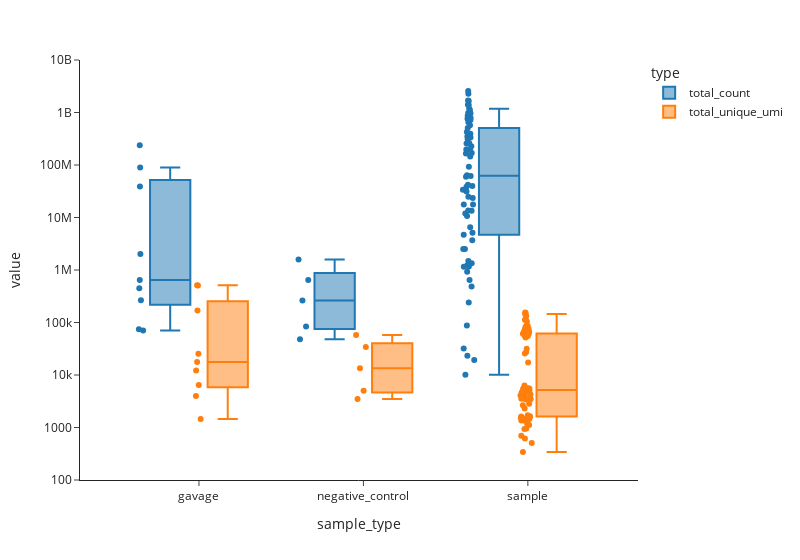

Here is the notebook cell this chart was saved with:
### Code cell
fig = px.box(df_gavage_gpd,
             x = 'sample_type',
             y = 'value',
             color = 'type',
             hover_data = ['sample'],
             template = 'simple_white',
             points = 'all',
             log_y = True,
             width = 800
             )
fig.update_yaxes(range = [2, 10])
fig.show()

### Figure 1 — Plotly figure (JSON) as saved in the notebook; plotly's stock layout.template omitted (floating-point values rounded to 4 significant figures)
{"data": [{"alignmentgroup": "True", "boxpoints": "all", "customdata": [["s1_gavage-DNA"], ["s2_gavage-DNA"], ["s3_gavage-DNA"], ["s4_gavage-DNA"], ["s5_gavage-DNA"], ["s6_gavage-DNA"], ["s7_gavage-DNA"], ["s8_gavage-DNA"], ["s9_gavage-DNA"], ["NTC_H3_NTC"], ["WATER_B3_WATER"], ["WATER_C6_WATER"], ["WATER_D2_WATER"], ["WATER_F9_WATER"], ["s100_SI-DNA"], ["s101_SI-DNA"], ["s102_SI-DNA"], ["s103_SI-DNA"], ["s104_SI-DNA"], ["s105_SI-DNA"], ["s106_SI-DNA"], ["s107_SI-DNA"], ["s108_SI-DNA"], ["s109_Cecum-DNA"], ["s110_Cecum-DNA"], ["s111_Cecum-DNA"], ["s112_Cecum-DNA"], ["s113_Cecum-DNA"], ["s114_Cecum-DNA"], ["s115_Cecum-DNA"], ["s116_Cecum-DNA"], ["s117_Cecum-DNA"], ["s118_Cecum-DNA"], ["s119_Pr.-Colon-DNA"], ["s120_Pr.-Colon-DNA"], ["s121_Pr.-Colon-DNA"], ["s122_Pr.-Colon-DNA"], ["s123_Pr.-Colon-DNA"], ["s124_Pr.-Colon-DNA"], ["s125_Pr.-Colon-DNA"], ["s126_Pr.-Colon-DNA"], ["s127_Pr.-Colon-DNA"], ["s128_Pr.-Colon-DNA"], ["s19_stool-DNA"], ["s20_stool-DNA"], ["s21_stool-DNA"], ["s22_stool-DNA"], ["s23_stool-DNA"], ["s24_stool-DNA"], ["s25_stool-DNA"], ["s26_stool-DNA"], ["s27_stool-DNA"], ["s28_stool-DNA"], ["s29_stool-DNA"], ["s30_stool-DNA"], ["s31_stool-DNA"], ["s32_stool-DNA"], ["s33_stool-DNA"], ["s34_stool-DNA"], ["s35_stool-DNA"], ["s36_stool-DNA"], ["s37_stool-DNA"], ["s38_stool-DNA"], ["s39_stool-DNA"], ["s40_stool-DNA"], ["s41_stool-DNA"], ["s42_stool-DNA"], ["s43_stool-DNA"], ["s44_stool-DNA"], ["s45_stool-DNA"], ["s46_stool-DNA"], ["s47_stool-DNA"], ["s48_stool-DNA"], ["s49_stool-DNA"], ["s50_stool-DNA"], ["s51_stool-DNA"], ["s52_stool-DNA"], ["s53_stool-DNA"], ["s54_stool-DNA"], ["s55_stool-DNA"], ["s56_stool-DNA"], ["s57_stool-DNA"], ["s58_stool-DNA"], ["s99_SI-DNA"]], "hovertemplate": "type=total_count<br>sample_type=%{x}<br>value=%{y}<br>sample=%{customdata[0]}<extra></extra>", "legendgroup": "total_count", "marker": {"color": "#1F77B4"}, "name": "total_count", "notched": false, "offsetgroup": "total_count", "orientation": "v", "showlegend": true, "type": "box", "x": ["gavage", "gavage", "gavage", "gavage", "gavage", "gavage", "gavage", "gavage", "gavage", "negative_control", "negative_control", "negative_control", "negative_control", "negative_control", "sample", "sample", "sample", "sample", "sample", "sample", "sample", "sample", "sample", "sample", "sample", "sample", "sample", "sample", "sample", "sample", "sample", "sample", "sample", "sample", "sample", "sample", "sample", "sample", "sample", "sample", "sample", "sample", "sample", "sample", "sample", "sample", "sample", "sample", "sample", "sample", "sample", "sample", "sample", "sample", "sample", "sample", "sample", "sample", "sample", "sample", "sample", "sample", "sample", "sample", "sample", "sample", "sample", "sample", "sample", "sample", "sample", "sample", "sample", "sample", "sample", "sample", "sample", "sample", "sample", "sample", "sample", "sample", "sample", "sample"], "x0": " ", "xaxis": "x", "y": [89300000.0, 39080000.0, 70310.0, 451400.0, 648000.0, 74210.0, 266000.0, 2012000.0, 236600000.0, 261800.0, 84080.0, 646000.0, 1585000.0, 48170.0, 4700000.0, 239600.0, 32020.0, 6547000.0, 1341000.0, 33840000.0, 1158000.0, 350100000.0, 17650000.0, 648900000.0, 1654000000.0, 13580000.0, 1214000.0, 165200000.0, 63660000.0, 41830000.0, 256800000.0, 1177000000.0, 569800000.0, 24830000.0, 38380000.0, 929700.0, 31270000.0, 2504000.0, 505300000.0, 13500000.0, 866800000.0, 1391000000.0, 2265000000.0, 363400000.0, 59950000.0, 87890.0, 1486000.0, 23180.0, 10140.0, 5109000.0, 19360.0, 2513000.0, 192200000.0, 257100000.0, 717000000.0, 3683000.0, 259500000.0, 145600000.0, 10700000.0, 424700000.0, 641700.0, 966900000.0, 761300000.0, 981800000.0, 310700000.0, 485500.0, 197600000.0, 168500000.0, 11850000.0, 706500000.0, 393000000.0, 1401000000.0, 791600000.0, 228500000.0, 1687000000.0, 1160000.0, 61450000.0, 335200000.0, 39990000.0, 17780000.0, 93030000.0, 2568000000.0, 1113000000.0, 23520000.0], "y0": " ", "yaxis": "y"}, {"alignmentgroup": "True", "boxpoints": "all", "customdata": [["s1_gavage-DNA"], ["s2_gavage-DNA"], ["s3_gavage-DNA"], ["s4_gavage-DNA"], ["s5_gavage-DNA"], ["s6_gavage-DNA"], ["s7_gavage-DNA"], ["s8_gavage-DNA"], ["s9_gavage-DNA"], ["NTC_H3_NTC"], ["WATER_B3_WATER"], ["WATER_C6_WATER"], ["WATER_D2_WATER"], ["WATER_F9_WATER"], ["s100_SI-DNA"], ["s101_SI-DNA"], ["s102_SI-DNA"], ["s103_SI-DNA"], ["s104_SI-DNA"], ["s105_SI-DNA"], ["s106_SI-DNA"], ["s107_SI-DNA"], ["s108_SI-DNA"], ["s109_Cecum-DNA"], ["s110_Cecum-DNA"], ["s111_Cecum-DNA"], ["s112_Cecum-DNA"], ["s113_Cecum-DNA"], ["s114_Cecum-DNA"], ["s115_Cecum-DNA"], ["s116_Cecum-DNA"], ["s117_Cecum-DNA"], ["s118_Cecum-DNA"], ["s119_Pr.-Colon-DNA"], ["s120_Pr.-Colon-DNA"], ["s121_Pr.-Colon-DNA"], ["s122_Pr.-Colon-DNA"], ["s123_Pr.-Colon-DNA"], ["s124_Pr.-Colon-DNA"], ["s125_Pr.-Colon-DNA"], ["s126_Pr.-Colon-DNA"], ["s127_Pr.-Colon-DNA"], ["s128_Pr.-Colon-DNA"], ["s19_stool-DNA"], ["s20_stool-DNA"], ["s21_stool-DNA"], ["s22_stool-DNA"], ["s23_stool-DNA"], ["s24_stool-DNA"], ["s25_stool-DNA"], ["s26_stool-DNA"], ["s27_stool-DNA"], ["s28_stool-DNA"], ["s29_stool-DNA"], ["s30_stool-DNA"], ["s31_stool-DNA"], ["s32_stool-DNA"], ["s33_stool-DNA"], ["s34_stool-DNA"], ["s35_stool-DNA"], ["s36_stool-DNA"], ["s37_stool-DNA"], ["s38_stool-DNA"], ["s39_stool-DNA"], ["s40_stool-DNA"], ["s41_stool-DNA"], ["s42_stool-DNA"], ["s43_stool-DNA"], ["s44_stool-DNA"], ["s45_stool-DNA"], ["s46_stool-DNA"], ["s47_stool-DNA"], ["s48_stool-DNA"], ["s49_stool-DNA"], ["s50_stool-DNA"], ["s51_stool-DNA"], ["s52_stool-DNA"], ["s53_stool-DNA"], ["s54_stool-DNA"], ["s55_stool-DNA"], ["s56_stool-DNA"], ["s57_stool-DNA"], ["s58_stool-DNA"], ["s99_SI-DNA"]], "hovertemplate": "type=total_unique_umi<br>sample_type=%{x}<br>value=%{y}<br>sample=%{customdata[0]}<extra></extra>", "legendgroup": "total_unique_umi", "marker": {"color": "#FF7F0E"}, "name": "total_unique_umi", "notched": false, "offsetgroup": "total_unique_umi", "orientation": "v", "showlegend": true, "type": "box", "x": ["gavage", "gavage", "gavage", "gavage", "gavage", "gavage", "gavage", "gavage", "gavage", "negative_control", "negative_control", "negative_control", "negative_control", "negative_control", "sample", "sample", "sample", "sample", "sample", "sample", "sample", "sample", "sample", "sample", "sample", "sample", "sample", "sample", "sample", "sample", "sample", "sample", "sample", "sample", "sample", "sample", "sample", "sample", "sample", "sample", "sample", "sample", "sample", "sample", "sample", "sample", "sample", "sample", "sample", "sample", "sample", "sample", "sample", "sample", "sample", "sample", "sample", "sample", "sample", "sample", "sample", "sample", "sample", "sample", "sample", "sample", "sample", "sample", "sample", "sample", "sample", "sample", "sample", "sample", "sample", "sample", "sample", "sample", "sample", "sample", "sample", "sample", "sample", "sample"], "x0": " ", "xaxis": "x", "y": [512500.0, 507300.0, 3991.0, 17680.0, 12190.0, 1446.0, 25270.0, 6464.0, 169600.0, 13390.0, 5037.0, 34050.0, 58100.0, 3500.0, 27530.0, 1628.0, 959.0, 1117.0, 697.0, 1709.0, 1418.0, 51810.0, 55080.0, 151500.0, 109300.0, 3650.0, 2849.0, 1458.0, 1527.0, 3441.0, 5268.0, 61780.0, 57890.0, 74000.0, 76590.0, 3614.0, 3532.0, 936.0, 1193.0, 3657.0, 5093.0, 61540.0, 58920.0, 103100.0, 55510.0, 2298.0, 2639.0, 617.0, 505.0, 3432.0, 341.0, 17360.0, 25650.0, 155000.0, 85410.0, 5309.0, 4453.0, 1634.0, 1372.0, 6319.0, 1478.0, 64310.0, 67220.0, 133000.0, 82680.0, 4076.0, 4104.0, 1502.0, 1356.0, 5513.0, 5549.0, 61320.0, 66920.0, 145000.0, 112400.0, 4698.0, 4249.0, 1575.0, 1338.0, 5456.0, 5595.0, 63480.0, 67240.0, 31460.0], "y0": " ", "yaxis": "y"}], "layout": {"boxmode": "group", "legend": {"title": {"text": "type"}, "tracegroupgap": 0}, "margin": {"t": 60}, "width": 800, "xaxis": {"anchor": "y", "domain": [0, 1], "title": {"text": "sample_type"}}, "yaxis": {"anchor": "x", "domain": [0, 1], "range": [2, 10], "title": {"text": "value"}, "type": "log"}}}
